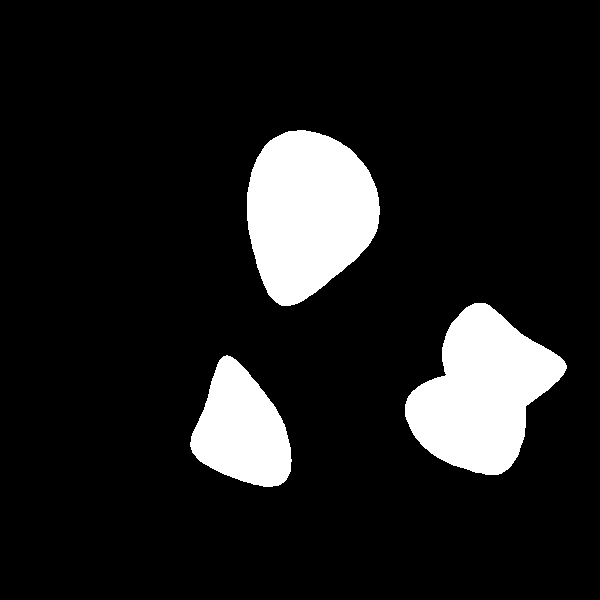
#> input picture examples/mask_example2.png, 600 x 600 px
$ jupyter execute blob_detection.ipynb
#> lines starting #> are read from the running program, lines starting #| are printed output that depends on the picture; after the words box and inside, x2 and y2 are one past the last pixel; in counts of white or black regions, pixels touching at a corner belong together
[cell 1]
import cv2
from matplotlib import pyplot as plt

mask = cv2.imread('mask_example2.png', 0)
#> mask: shape (600, 600); 11.8% white; 3 white regions
contours, _ = cv2.findContours(mask, cv2.RETR_EXTERNAL, cv2.CHAIN_APPROX_SIMPLE)
#> contours = 3 contours; box (x1, y1, x2, y2) and area: (247, 130, 380, 306) 17122, (405, 303, 567, 475) 16230, (190, 355, 292, 487) 8524
output_image = cv2.cvtColor(mask, cv2.COLOR_GRAY2BGR)
#> output_image is the input picture: shape (600, 600, 3); 11.8% white; 3 white regions, box (x1, y1, x2, y2) and area: (247, 130, 380, 306) 17338, (405, 303, 567, 475) 16458, (190, 355, 292, 487) 8687

for i, contour in enumerate(contours):
    x, y, w, h = cv2.boundingRect(contour)
    cv2.rectangle(output_image, (x, y), (x + w, y + h), (0, 255, 0), 2)
#> this loop made 3 passes
#> (x, y, w, h) on passes 1 to 3: (190, 355, 102, 132), (405, 303, 162, 172), (247, 130, 133, 176)
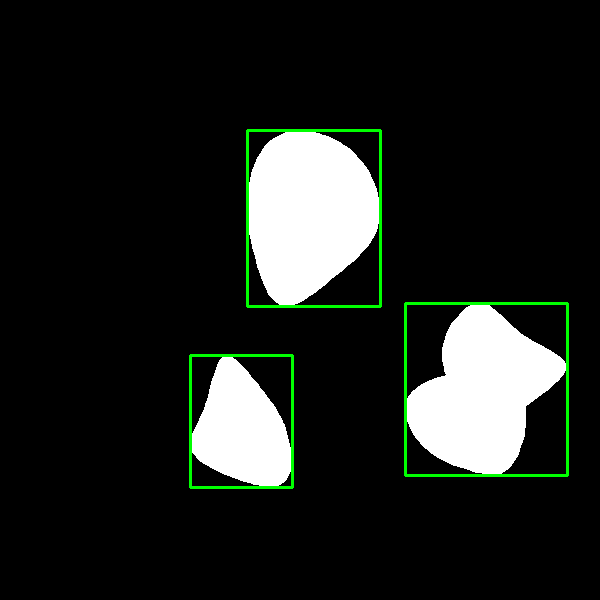
#> output_image: shape (600, 600, 3); 1.46% of pixels changed, all inside (x1, y1, x2, y2) = (189, 129, 569, 489)

plt.imshow(output_image)
